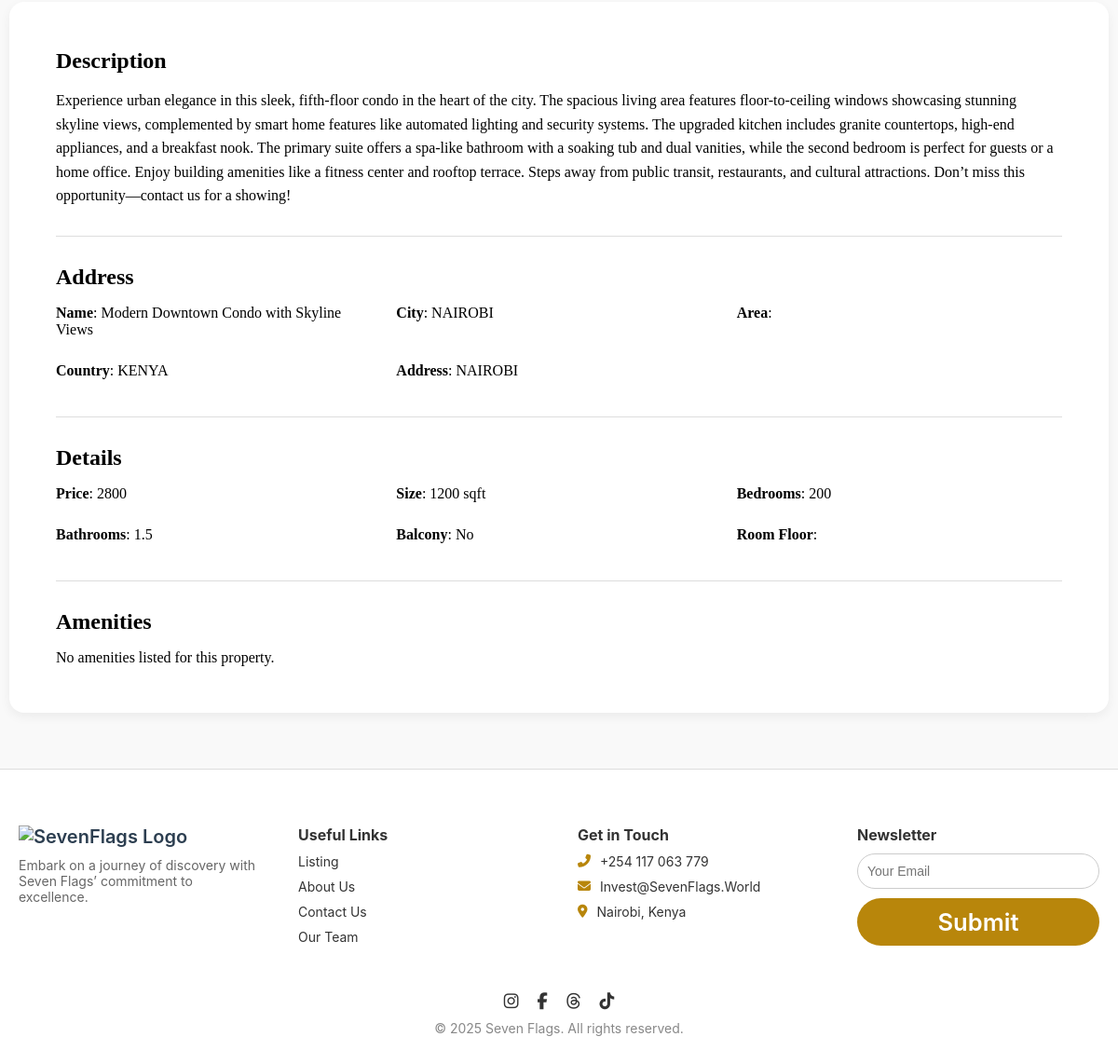
The page /property/5/ (lower part) on the database as committed earlier.
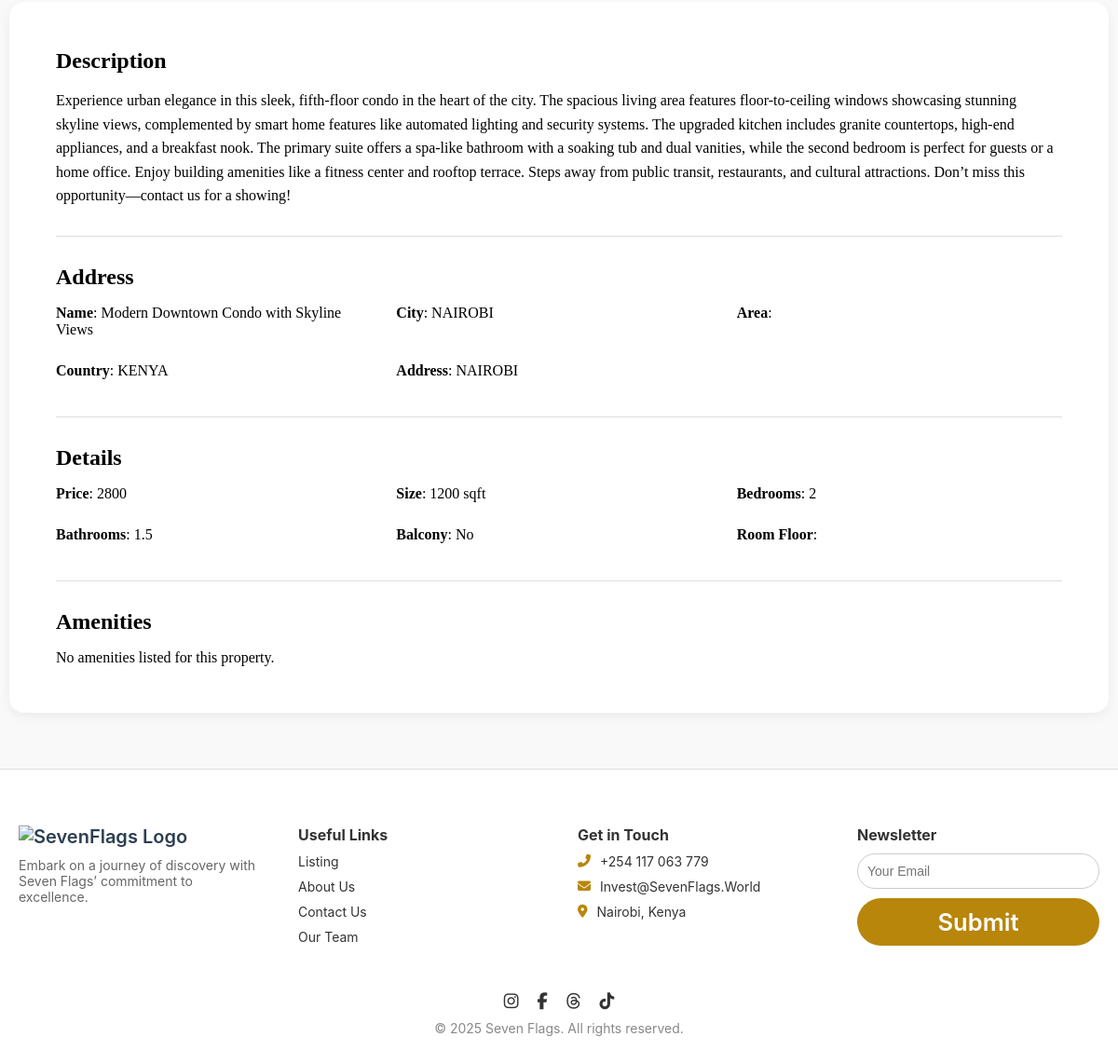
The same page on the database as committed later.
### core/models.py (models this page shows, shortened)
class Property(models.Model):
    PROPERTY_CATEGORY = [
        ('Rent', 'Rent'),
        ('Sale', 'Sale'),
    ]
    featured_image = models.ForeignKey(
        'PropertyImage',
        on_delete=models.SET_NULL,
        null=True,
        blank=True,
        related_name='featured_for_property'
    )
    title = models.CharField(max_length=255)
    is_featured = models.BooleanField(default=False)
    description = models.TextField()
    purpose = models.CharField(max_length=4, choices=PROPERTY_CATEGORY)
    property_type = models.ForeignKey(PropertyType, on_delete=models.SET_NULL, null=True, blank=True)
    price = models.DecimalField(max_digits=12, decimal_places=2)
    address = models.CharField(max_length=255)
    city = models.ForeignKey(City, on_delete=models.PROTECT, related_name='properties')
    zipcode = models.CharField(max_length=20)
    bedrooms = models.PositiveIntegerField(null=True, blank=True)
    bathrooms = models.DecimalField(max_digits=3, decimal_places=1, null=True, blank=True)  # e.g., 1.5 baths
    sqft = models.PositiveIntegerField(null=True, blank=True)
    lot_size = models.DecimalField(max_digits=10, decimal_places=2, null=True, blank=True)  # in acres or sqft
    is_published = models.BooleanField(default=True)
    is_featured = models.BooleanField(default=False)
    view_count = models.PositiveIntegerField(default=0)
    listed_date = models.DateTimeField(auto_now_add=True)
    updated_date = models.DateTimeField(auto_now=True)
    class Meta:
        verbose_name_plural = 'Properties'

class City(models.Model):
    name = models.CharField(max_length=100)
    country = models.ForeignKey(Country, on_delete=models.CASCADE)
    image = models.ImageField(upload_to='city_images/', default='default_images/default_city.jpg')
    alt_text = models.CharField(max_length=255, blank=True)
    class Meta:
        unique_together = ('name', 'country')
        verbose_name_plural = 'Cities'

class Country(models.Model):
    name = models.CharField(max_length=100, unique=True)
    code = models.CharField(max_length=2, unique=True)  # ISO country code: 'KE', 'US'
    currency_code = models.CharField(max_length=3, default='KES')  # ISO 4217: 'KES', 'USD', 'EUR'
    flag_image = models.ImageField(upload_to='country_flag_images/', default='default_images/default_country_flag.jpg/')
    class Meta:
        verbose_name_plural = "Countries"

### core/views.py (the view)
# urls.py: path('property/<int:id>/', views.get_property_details, name='property_detail'),
def get_property_details(request, id):
    property = Property.objects.get(id=id)
    context = {
        'property': property
    }
    return render(request, 'core/property_detail.html', context)

### core/context_processors.py (called while the page is built)
def available_currencies(request):
    currencies = ExchangeRate.objects.values_list("target_currency", flat=True)
    return {
        "available_currencies": ["KES"] + list(currencies)  # Always include KES as base
    }

### core/templates/core/property_detail.html (shortened to what this page needs)
{% load static %}
<!DOCTYPE html>
<html lang="en">
<head>
  <link rel="stylesheet" href="https://cdnjs.cloudflare.com/ajax/libs/font-awesome/6.5.0/css/all.min.css">
  <link rel="stylesheet" href="https://cdn.jsdelivr.net/npm/swiper@11/swiper-bundle.min.css" />
  <link rel="stylesheet" href="{% static 'css/styles.css' %}" />
</head>
<body>
  <main>
    <section class="property-description-section">
      <div class="property-container">
        <div class="description-box">
          <h2>Description</h2>
          <p>{{ property.description|linebreaks }}</p>
        </div>
        <hr />
        <div class="address-box">
          <h2>Address</h2>
          <ul class="address-details">
            <li><strong>Name</strong>: {{ property.title }}</li>
            <li><strong>City</strong>: {{ property.city.name }}</li>
            <li><strong>Area</strong>: {{ property.area }}</li>
            <li><strong>Country</strong>: {{ property.city.country.name }}</li>
            <li><strong>Address</strong>: {{ property.address }}</li>
          </ul>
        </div>
        <hr />
        <div class="details-box">
          <h2>Details</h2>
          <ul class="details">
            <li><strong>Price</strong>: {{ property.currency }} {{ property.price|floatformat:0 }}</li>
            <li><strong>Size</strong>: {{ property.sqft }} sqft</li>
            <li><strong>Bedrooms</strong>: {{ property.bedrooms }}</li>
            <li><strong>Bathrooms</strong>: {{ property.bathrooms }}</li>
            <li><strong>Balcony</strong>: {% if property.has_balcony %}Yes{% else %}No{% endif %}</li>
            <li><strong>Room Floor</strong>: {{ property.floor }}</li>
          </ul>
        </div>
        <hr />
        <div class="amenities-box">
          <h2>Amenities</h2>
          {% if property.amenities.all %}
            <ul class="amenities-details">
              {% for amenity in property.amenities.all %}
                <li>{{ amenity.name }}</li>
              {% endfor %}
            </ul>
          {% else %}
            <p>No amenities listed for this property.</p>
          {% endif %}
        </div>
      </div>
    </section>
  </main>
  {% include 'partials/footer.html' %}
</body>
</html>

Rows that differ between the two databases and show on the page:
changed Property "Modern Downtown Condo with Skyline Views": bedrooms "200" → "2"
